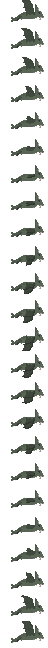
#> input picture tests/data/bat.png, 48 x 648 px
$ python drive_display.py ../tests/data/bat.png
#> lines starting #> are read from the running program, lines starting #| are printed output that depends on the picture
#> further down, IMAGE is the input picture: shape (648, 48, 4); mean R, G, B, A 15.2, 17, 14.6, 49.8
### pongwall_server/frame.py
"""Python script to convert an image to the rgb values for fastled"""

import sys
from array import array
import time
from typing import cast

import imageio
import numpy as np


def serpentinize(raw_frame: imageio.core.util.Array, width, height):
#> called with width = 48, height = 27
    start_time = time.monotonic()
    even_rows = raw_frame[0::2, :]
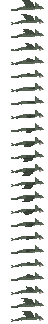
#> even_rows: shape (324, 48, 4); mean R, G, B, A 15.3, 17.1, 14.6, 49.9; transparent parts drawn white
    odd_rows = raw_frame[1::2, ::-1]
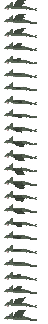
#> odd_rows: shape (324, 48, 4); mean R, G, B, A 15.2, 17, 14.6, 49.6; transparent parts drawn white
    # not all images have an alpha channel
    frame = np.empty((height, width, raw_frame.shape[2]), dtype=np.uint8)
#> (the run stopped early here; a loop or call above may not have finished)
